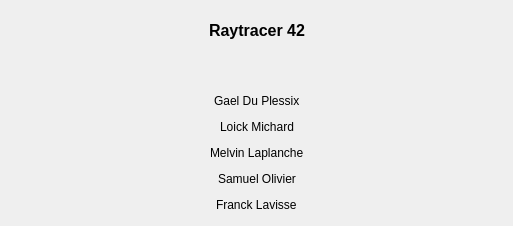
<?xml version="1.0" encoding="UTF-8"?>
<ui version="4.0">
 <class>About</class>
 <widget class="QDialog" name="About">
  <property name="geometry">
   <rect>
    <x>0</x>
    <y>0</y>
    <width>513</width>
    <height>226</height>
   </rect>
  </property>
  <property name="windowTitle">
   <string>A propos</string>
  </property>
  <layout class="QVBoxLayout" name="verticalLayout">
   <item>
    <widget class="QWidget" name="widget" native="true">
     <layout class="QHBoxLayout" name="horizontalLayout">
      <item>
       <spacer name="horizontalSpacer">
        <property name="orientation">
         <enum>Qt::Horizontal</enum>
        </property>
        <property name="sizeHint" stdset="0">
         <size>
          <width>40</width>
          <height>20</height>
         </size>
        </property>
       </spacer>
      </item>
      <item>
       <widget class="QLabel" name="label">
        <property name="font">
         <font>
          <pointsize>12</pointsize>
          <weight>75</weight>
          <bold>true</bold>
         </font>
        </property>
        <property name="text">
         <string>Raytracer 42</string>
        </property>
       </widget>
      </item>
      <item>
       <spacer name="horizontalSpacer_2">
        <property name="orientation">
         <enum>Qt::Horizontal</enum>
        </property>
        <property name="sizeHint" stdset="0">
         <size>
          <width>40</width>
          <height>20</height>
         </size>
        </property>
       </spacer>
      </item>
     </layout>
    </widget>
   </item>
   <item>
    <spacer name="verticalSpacer">
     <property name="orientation">
      <enum>Qt::Vertical</enum>
     </property>
     <property name="sizeHint" stdset="0">
      <size>
       <width>20</width>
       <height>40</height>
      </size>
     </property>
    </spacer>
   </item>
   <item>
    <widget class="QWidget" name="widget_2" native="true">
     <layout class="QHBoxLayout" name="horizontalLayout_2">
      <property name="topMargin">
       <number>0</number>
      </property>
      <property name="bottomMargin">
       <number>0</number>
      </property>
      <item>
       <spacer name="horizontalSpacer_3">
        <property name="orientation">
         <enum>Qt::Horizontal</enum>
        </property>
        <property name="sizeHint" stdset="0">
         <size>
          <width>40</width>
          <height>20</height>
         </size>
        </property>
       </spacer>
      </item>
      <item>
       <widget class="QLabel" name="label_2">
        <property name="text">
         <string>Gael Du Plessix</string>
        </property>
       </widget>
      </item>
      <item>
       <spacer name="horizontalSpacer_4">
        <property name="orientation">
         <enum>Qt::Horizontal</enum>
        </property>
        <property name="sizeHint" stdset="0">
         <size>
          <width>40</width>
          <height>20</height>
         </size>
        </property>
       </spacer>
      </item>
     </layout>
    </widget>
   </item>
   <item>
    <widget class="QWidget" name="widget_3" native="true">
     <layout class="QHBoxLayout" name="horizontalLayout_3">
      <property name="topMargin">
       <number>0</number>
      </property>
      <property name="bottomMargin">
       <number>0</number>
      </property>
      <item>
       <spacer name="horizontalSpacer_5">
        <property name="orientation">
         <enum>Qt::Horizontal</enum>
        </property>
        <property name="sizeHint" stdset="0">
         <size>
          <width>173</width>
          <height>20</height>
         </size>
        </property>
       </spacer>
      </item>
      <item>
       <widget class="QLabel" name="label_3">
        <property name="text">
         <string>Loick Michard</string>
        </property>
       </widget>
      </item>
      <item>
       <spacer name="horizontalSpacer_6">
        <property name="orientation">
         <enum>Qt::Horizontal</enum>
        </property>
        <property name="sizeHint" stdset="0">
         <size>
          <width>172</width>
          <height>20</height>
         </size>
        </property>
       </spacer>
      </item>
     </layout>
    </widget>
   </item>
   <item>
    <widget class="QWidget" name="widget_4" native="true">
     <layout class="QHBoxLayout" name="horizontalLayout_4">
      <property name="topMargin">
       <number>0</number>
      </property>
      <property name="bottomMargin">
       <number>0</number>
      </property>
      <item>
       <spacer name="horizontalSpacer_7">
        <property name="orientation">
         <enum>Qt::Horizontal</enum>
        </property>
        <property name="sizeHint" stdset="0">
         <size>
          <width>158</width>
          <height>20</height>
         </size>
        </property>
       </spacer>
      </item>
      <item>
       <widget class="QLabel" name="label_4">
        <property name="text">
         <string>Melvin Laplanche</string>
        </property>
       </widget>
      </item>
      <item>
       <spacer name="horizontalSpacer_8">
        <property name="orientation">
         <enum>Qt::Horizontal</enum>
        </property>
        <property name="sizeHint" stdset="0">
         <size>
          <width>157</width>
          <height>20</height>
         </size>
        </property>
       </spacer>
      </item>
     </layout>
    </widget>
   </item>
   <item>
    <widget class="QWidget" name="widget_5" native="true">
     <layout class="QHBoxLayout" name="horizontalLayout_5">
      <property name="topMargin">
       <number>0</number>
      </property>
      <property name="bottomMargin">
       <number>0</number>
      </property>
      <item>
       <spacer name="horizontalSpacer_9">
        <property name="orientation">
         <enum>Qt::Horizontal</enum>
        </property>
        <property name="sizeHint" stdset="0">
         <size>
          <width>169</width>
          <height>20</height>
         </size>
        </property>
       </spacer>
      </item>
      <item>
       <widget class="QLabel" name="label_5">
        <property name="text">
         <string>Samuel Olivier</string>
        </property>
       </widget>
      </item>
      <item>
       <spacer name="horizontalSpacer_10">
        <property name="orientation">
         <enum>Qt::Horizontal</enum>
        </property>
        <property name="sizeHint" stdset="0">
         <size>
          <width>169</width>
          <height>20</height>
         </size>
        </property>
       </spacer>
      </item>
     </layout>
    </widget>
   </item>
   <item>
    <widget class="QWidget" name="widget_6" native="true">
     <layout class="QHBoxLayout" name="horizontalLayout_6">
      <property name="topMargin">
       <number>0</number>
      </property>
      <property name="bottomMargin">
       <number>0</number>
      </property>
      <item>
       <spacer name="horizontalSpacer_11">
        <property name="orientation">
         <enum>Qt::Horizontal</enum>
        </property>
        <property name="sizeHint" stdset="0">
         <size>
          <width>169</width>
          <height>20</height>
         </size>
        </property>
       </spacer>
      </item>
      <item>
       <widget class="QLabel" name="label_6">
        <property name="text">
         <string>Franck Lavisse</string>
        </property>
       </widget>
      </item>
      <item>
       <spacer name="horizontalSpacer_12">
        <property name="orientation">
         <enum>Qt::Horizontal</enum>
        </property>
        <property name="sizeHint" stdset="0">
         <size>
          <width>169</width>
          <height>20</height>
         </size>
        </property>
       </spacer>
      </item>
     </layout>
    </widget>
   </item>
  </layout>
 </widget>
 <resources/>
 <connections/>
</ui>
